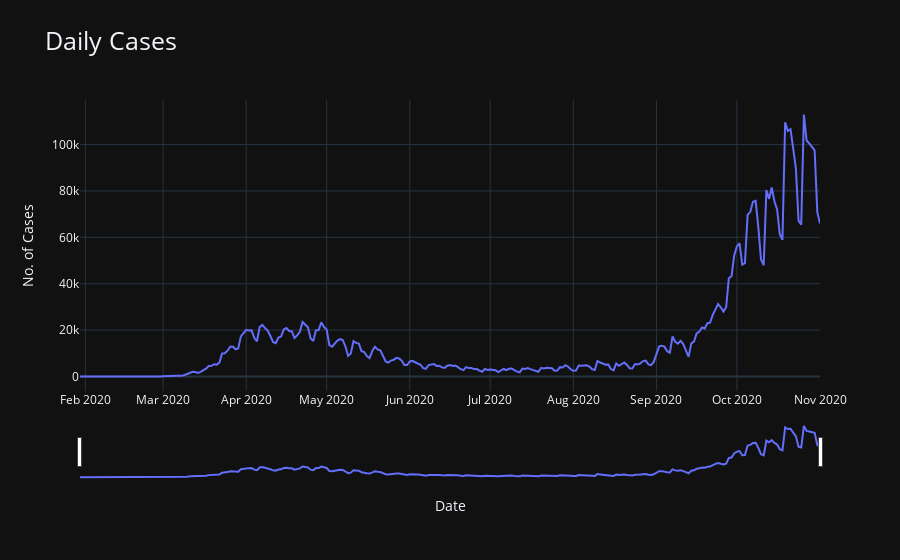

Notebook cell for this chart:
### Code cell
# Groupby areaName i.e finding Cases for each area

fig = go.Figure(data=go.Scatter(x=date_group['date'], y=date_group['Total_cases']))

fig.update_layout(
    template="plotly_dark",
    title_text='Daily Cases',
    title_font_size=25,
    xaxis_rangeslider_visible=True,
    xaxis_rangeslider_bordercolor='black',  # Set the color of the range slider border
    xaxis_title="Date",
    yaxis_title="No. of Cases",


)

fig.show()

### Figure 1 — Plotly figure (JSON) as saved in the notebook; plotly's stock layout.template omitted (floating-point values rounded to 4 significant figures; data arrays with more than 128 entries replaced by an {"elided": "..."} marker saying what was removed)
{"data": [{"type": "scatter", "x": {"elided": "277 str values"}, "y": {"elided": "277 int values"}}], "layout": {"title": {"font": {"size": 25}, "text": "Daily Cases"}, "xaxis": {"rangeslider": {"bordercolor": "black", "visible": true}, "title": {"text": "Date"}}, "yaxis": {"title": {"text": "No. of Cases"}}}}
